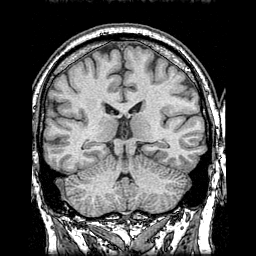
#> input picture test_img/MRI/25052.bmp, 256 x 256 px, found by its file name
$ python img_metrics.py
#> lines starting #> are read from the running program, lines starting #| are printed output that depends on the picture; after the words box and inside, x2 and y2 are one past the last pixel; in counts of white or black regions, pixels touching at a corner belong together
#> in load_gray, returned value is the input picture: shape (256, 256); min 0, max 255, mean 81.5
#> call 2 of load_gray, with path = 'test_img/PET/25052.bmp'
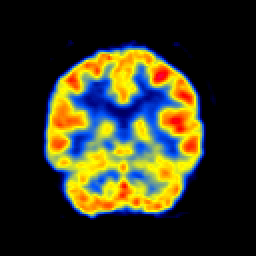
#> input picture test_img/PET/25052.bmp, 256 x 256 px, found by its file name
#> call 3 of load_gray, with path = 'test_img/Fused/Fused_Gray.bmp'
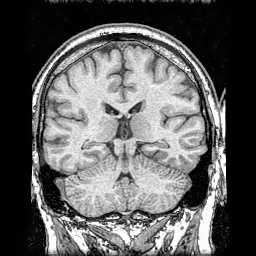
#> input picture test_img/Fused/Fused_Gray.bmp, 256 x 256 px, found by its file name
#> in load_gray, returned value is the input picture: shape (256, 256); min 0, max 255, mean 94.6
import numpy as np
import math
from scipy.signal import convolve2d

EPS = 1e-12

# ──────────────────────────────────────────────
# QABF  –  Quality of Image Fusion (Edge-based)
# ──────────────────────────────────────────────
def sobel_fn(x):
    # Sobel operators
    vtemp = np.array([[-1, 0, 1], [-2, 0, 2], [-1, 0, 1]]) / 8
    htemp = np.array([[-1, -2, -1], [0, 0, 0], [1, 2, 1]]) / 8

    a, b = htemp.shape
    x_ext = per_extn_im_fn(x, a)
    p, q = x_ext.shape
    gv = np.zeros((p - 2, q - 2))
    gh = np.zeros((p - 2, q - 2))
    gv = convolve2d(x_ext, vtemp, mode='valid')
    gh = convolve2d(x_ext, htemp, mode='valid')
    # for ii in range(1, p - 1):
    #     for jj in range(1, q - 1):
    #         gv[ii - 1, jj - 1] = np.sum(x_ext[ii - 1:ii + 2, jj - 1:jj + 2] * vtemp)
    #         gh[ii - 1, jj - 1] = np.sum(x_ext[ii - 1:ii + 2, jj - 1:jj + 2] * htemp)

    return gv, gh


def per_extn_im_fn(x, wsize):
    """
    Periodic extension of the given image in 4 directions.

    xout_ext = per_extn_im_fn(x, wsize)

    Periodic extension by (wsize-1)/2 on all 4 sides.
    wsize should be odd.

    Example:
        Y = per_extn_im_fn(X, 5);    % Periodically extends 2 rows and 2 columns in all sides.
    """

    hwsize = (wsize - 1) // 2  # Half window size excluding centre pixel.

    p, q = x.shape
    xout_ext = np.zeros((p + wsize - 1, q + wsize - 1))
    xout_ext[hwsize: p + hwsize, hwsize: q + hwsize] = x

    # Row-wise periodic extension.
    if wsize - 1 == hwsize + 1:
        xout_ext[0: hwsize, :] = xout_ext[2, :].reshape(1, -1)
        xout_ext[p + hwsize: p + wsize - 1, :] = xout_ext[-3, :].reshape(1, -1)

    # Column-wise periodic extension.
    xout_ext[:, 0: hwsize] = xout_ext[:, 2].reshape(-1, 1)
    xout_ext[:, q + hwsize: q + wsize - 1] = xout_ext[:, -3].reshape(-1, 1)

    return xout_ext

def qabf(pA, pB, pF):
    L = 1
    Tg = 0.9994
    kg = -15
    Dg = 0.5;
    Ta = 0.9879
    ka = -22
    Da = 0.8

    # Sobel Operator Sobel算子
    h1 = np.array([[1, 2, 1], [0, 0, 0], [-1, -2, -1]]).astype(np.float32)
    h2 = np.array([[0, 1, 2], [-1, 0, 1], [-2, -1, 0]]).astype(np.float32)
    h3 = np.array([[-1, 0, 1], [-2, 0, 2], [-1, 0, 1]]).astype(np.float32)

    # if y is the response to h1 and x is the response to h3;then the intensity is sqrt(x^2+y^2) and  is arctan(y/x);
    # 如果y对应h1，x对应h2，则强度为sqrt(x^2+y^2)，方向为arctan(y/x)

    strA = pA
    strB = pB
    strF = pF

    # 数组旋转180度
    def flip180(arr):
        return np.flip(arr)

    # 相当于matlab的Conv2
    def convolution_zero_pad(k, data):
        k = flip180(k)
        data = np.pad(data, ((1, 1), (1, 1)), 'constant', constant_values=(0, 0))
        img_new = convolve2d(data, k, mode='valid')
        return img_new

    def convolution(x, k):
        """
        Simulate MATLAB's conv2 with 'same' output size by performing a full convolution
        and then cropping the result to match the input size.
        """
        full = convolve2d(x, k, mode='full')
        kh, kw = k.shape
        h, w = x.shape
        return full[kh//2:kh//2+h, kw//2:kw//2+w]

    def getArray(img):
        SAx = convolution(img, h3)
        SAy = convolution(img, h1)
        gA = np.sqrt(np.multiply(SAx, SAx) + np.multiply(SAy, SAy))
        n, m = img.shape
        aA = np.zeros((n, m))
        zero_mask = SAx == 0
        aA[~zero_mask] = np.arctan(SAy[~zero_mask] / SAx[~zero_mask])
        aA[zero_mask] = np.pi / 2
        # [6 lines of commented-out code are left out]
        return gA, aA

    # 对strB和strF进行相同的操作
    gA, aA = getArray(strA)
#> in getArray, `zero_mask = SAx == 0`:
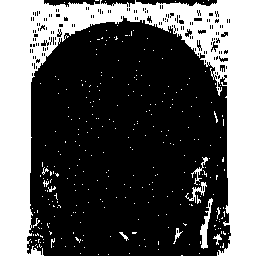
#> zero_mask: shape (256, 256) bool; 34.9% white; 304 white regions (293 under 20 px), largest, box (x1, y1, x2, y2) and area: (0, 0, 256, 256) 21643, (200, 198, 213, 249) 236, (185, 182, 207, 203) 119
    gB, aB = getArray(strB)
#> in getArray (call 2), `zero_mask = SAx == 0`: zero_mask: shape (256, 256) bool; 62.8% white; 7 black regions (1 under 20 px), largest, box (x1, y1, x2, y2) and area: (41, 39, 209, 221) 23810, (205, 79, 217, 107) 196, (171, 41, 195, 61) 188, (63, 39, 75, 49) 84, (59, 213, 67, 219) 40, (49, 57, 55, 63) 32
    gF, aF = getArray(strF)
#> in getArray (call 3), `zero_mask = SAx == 0`: zero_mask: shape (256, 256) bool; 25.8% white; 282 white regions (271 under 20 px), largest, box (x1, y1, x2, y2) and area: (1, 0, 255, 256) 13294, (223, 55, 238, 256) 1491, (19, 55, 29, 232) 1235

    # the relative strength and orientation value of GAF,GBF and AAF,ABF;
    def getQabf(aA, gA, aF, gF):
        mask = (gA > gF)
        GAF = np.where(mask, gF / (gA + EPS), np.where(gA == gF, gF, gA / (gF + EPS)))

        AAF = 1 - np.abs(aA - aF) / (math.pi / 2)

        QgAF = Tg / (1 + np.exp(kg * (GAF - Dg)))
        QaAF = Ta / (1 + np.exp(ka * (AAF - Da)))

        QAF = QgAF * QaAF
        return QAF

    QAF = getQabf(aA, gA, aF, gF)
#> in getQabf, `mask = (gA > gF)`: mask: shape (256, 256) bool; 26% white; 497 white regions (475 under 20 px), largest, box (x1, y1, x2, y2) and area: (31, 142, 227, 255) 6677, (33, 26, 226, 139) 4288, (49, 50, 121, 137) 1707
    QBF = getQabf(aB, gB, aF, gF)
#> in getQabf (call 2), `mask = (gA > gF)`: mask: shape (256, 256) bool; 16.4% white; 386 white regions (373 under 20 px), largest, box (x1, y1, x2, y2) and area: (44, 45, 205, 175) 6956, (61, 161, 136, 217) 1327, (130, 165, 170, 200) 408
#> in getQabf (call 2), `AAF = 1 - np.abs(aA - aF) / (math.pi / 2)`:
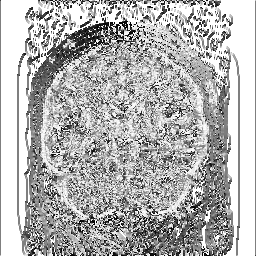
#> AAF: shape (256, 256) float64; min -0.999, max 1, mean 0.398; drawn with min black and max white
#> in getQabf (call 2), `QAF = QgAF * QaAF`:
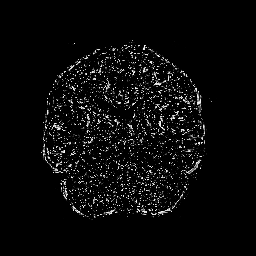
#> QAF: shape (256, 256) float64; min 3.54e-21, max 0.975, mean 0.0394

    # 计算QABF
    deno = np.sum(gA + gB)
#> deno = 11124048
    nume = np.sum(np.multiply(QAF, gA) + np.multiply(QBF, gB))
#> nume = 8037708.3
    output = nume / deno
#> output = 0.723
    return output

def petrovic_metrics(I1, I2, f):
    """
    Compute full Petrovic fusion quality metrics.

    Parameters:
        f  : fused image (2D numpy array)
        I1 : source image 1 (2D numpy array)
        I2 : source image 2 (2D numpy array)

    Returns:
        QABF  : Total information transferred from source to fused image
        LABF  : Total loss of information
        NABF  : Modified fusion artifacts (B. K. Shreyamsha Kumar)
        NABF1 : Fusion artifacts (Petrovic original)
    """
    # Parameters
    Td = 2
    wt_min = 0.001
    P = 1
    Lg = 1.5
    Nrg = 0.9999
    kg = 19
    sigmag = 0.5
    Nra = 0.9995
    ka = 22
    sigmaa = 0.5

    xrcw = f.astype(np.float64)
    x1   = I1.astype(np.float64)
    x2   = I2.astype(np.float64)

    # Edge strength & orientation
    gvA, ghA = sobel_fn(x1)
    gA = np.sqrt(ghA**2 + gvA**2)

    gvB, ghB = sobel_fn(x2)
    gB = np.sqrt(ghB**2 + gvB**2)

    gvF, ghF = sobel_fn(xrcw)
    gF = np.sqrt(ghF**2 + gvF**2)

    p, q = xrcw.shape

    # Relative edge strength
    gA_safe = np.where(gA == 0, 1.0, gA)
    gF_safe = np.where(gF == 0, 1.0, gF)
    gB_safe = np.where(gB == 0, 1.0, gB)

    gAF = np.where(
        (gA == 0) | (gF == 0), 0.0,
        np.where(gA > gF, gF / gA_safe, gA / gF_safe)
    )
    gBF = np.where(
        (gB == 0) | (gF == 0), 0.0,
        np.where(gB > gF, gF / gB_safe, gB / gF_safe)
    )
    # Relative edge orientation
    aA = np.where((gvA == 0) & (ghA == 0), 0, np.arctan2(gvA, ghA))
    aB = np.where((gvB == 0) & (ghB == 0), 0, np.arctan2(gvB, ghB))
    aF = np.where((gvF == 0) & (ghF == 0), 0, np.arctan2(gvF, ghF))

    aAF = np.abs(np.abs(aA - aF) - np.pi / 2) * 2 / np.pi
    aBF = np.abs(np.abs(aB - aF) - np.pi / 2) * 2 / np.pi

    # Edge preservation coefficients
    QgAF = Nrg / (1 + np.exp(-kg * (gAF - sigmag)))
    QaAF = Nra / (1 + np.exp(-ka * (aAF - sigmaa)))
    QAF  = np.sqrt(QgAF * QaAF)

    QgBF = Nrg / (1 + np.exp(-kg * (gBF - sigmag)))
    QaBF = Nra / (1 + np.exp(-ka * (aBF - sigmaa)))
    QBF  = np.sqrt(QgBF * QaBF)

    # Weights
    wtA = np.where(gA >= Td, gA**Lg, wt_min)
    wtB = np.where(gB >= Td, gB**Lg, wt_min)
    wt_sum = np.sum(wtA + wtB)

    # QABF: total fusion performance
    QAF_wtsum = np.sum(QAF * wtA) / wt_sum
    QBF_wtsum = np.sum(QBF * wtB) / wt_sum
    QABF = QAF_wtsum + QBF_wtsum

    # LABF: fusion loss
    rr = ((gF <= gA) | (gF <= gB)).astype(np.float64)
    LABF = np.sum(rr * ((1 - QAF) * wtA + (1 - QBF) * wtB)) / wt_sum

    # NABF1: fusion artifacts (Petrovic original)
    artifact_mask = (gF > gA) & (gF > gB)
    na1 = np.where(artifact_mask, 2 - QAF - QBF, 0.0)
    NABF1 = np.sum(na1 * (wtA + wtB)) / wt_sum

    # NABF: modified fusion artifacts (B. K. Shreyamsha Kumar)
    na = artifact_mask.astype(np.float64)
    NABF = np.sum(na * ((1 - QAF) * wtA + (1 - QBF) * wtB)) / wt_sum

    return QABF, LABF, NABF, NABF1

# ──────────────────────────────────────────────
# SF  –  Spatial Frequency
# ──────────────────────────────────────────────
def sf(F: np.ndarray) -> float:
    """Overall activity level via row and column frequency."""
    F = F.astype(np.float64)
    rf = np.diff(F, axis=0)
    cf = np.diff(F, axis=1)
    rf1 = np.sqrt((rf ** 2).mean())
    cf1 = np.sqrt((cf ** 2).mean())
    return float(np.sqrt(rf1 ** 2 + cf1 ** 2))

if __name__ == "__main__":
    import cv2
    from PIL import Image
    from time import time
    def load_gray(path):
        return np.array(Image.open(path).convert("L"))
    # def load_gray(path):
    #     return np.array(cv2.imread(path, cv2.IMREAD_GRAYSCALE))


    A = load_gray('test_img/MRI/25052.bmp')
    B = load_gray('test_img/PET/25052.bmp')
    F = load_gray('test_img/Fused/Fused_Gray.bmp')

    qabf_value = qabf(A, B, F)
#> qabf_value = 0.723
    print(f"Quality of Image Fusion (QABF): {qabf_value:.4f}")
#| Quality of Image Fusion (QABF): 0.7226

    qabf_value_full, labf_value, nabf_value, nabf1_value = petrovic_metrics(A, B, F)
#> in per_extn_im_fn, `xout_ext[0: hwsize, :] = xout_ext[2, :].reshape(1, -1)`: xout_ext: shape (258, 258) float64; min 0, max 255, mean 80.3
#> in per_extn_im_fn, `xout_ext[p + hwsize: p + wsize - 1, :] = xout_ext[-3, :].reshape(1, -1)`:
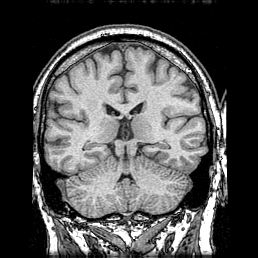
#> xout_ext: shape (258, 258) float64; min 0, max 255, mean 80.4
#> in sobel_fn, `gh = convolve2d(x_ext, htemp, mode='valid')`:
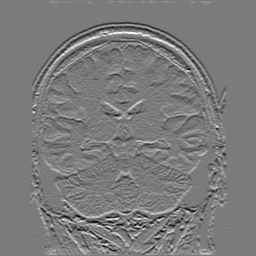
#> gh: shape (256, 256) float64; min -117.8, max 125, mean 0; drawn with min black and max white
#> in petrovic_metrics, `wt_sum = np.sum(wtA + wtB)`: wt_sum = 8268696
#> in petrovic_metrics, `QAF_wtsum = np.sum(QAF * wtA) / wt_sum`: QAF_wtsum = 0.803
#> in petrovic_metrics, `QBF_wtsum = np.sum(QBF * wtB) / wt_sum`: QBF_wtsum = 0.0861
#> in petrovic_metrics, `QABF = QAF_wtsum + QBF_wtsum`: QABF = 0.889
#> in petrovic_metrics, `LABF = np.sum(rr * ((1 - QAF) * wtA + (1 - QBF) * wtB)) / wt_sum`: LABF = 0.0917
#> in petrovic_metrics, `NABF1 = np.sum(na1 * (wtA + wtB)) / wt_sum`: NABF1 = 0.294
#> in petrovic_metrics, `NABF = np.sum(na * ((1 - QAF) * wtA + (1 - QBF) * wtB)) / wt_sum`: NABF = 0.0194
#> qabf_value_full = 0.889; labf_value = 0.0917; nabf_value = 0.0194; nabf1_value = 0.294
    print(f"Petrovic Metrics:")
    print(f"QABF: {qabf_value_full:.4f}")
#| QABF: 0.8889
    print(f"LABF: {labf_value:.4f}")
#| LABF: 0.0917
    print(f"NABF: {nabf_value:.4f}")
#| NABF: 0.0194
    print(f"NABF1: {nabf1_value:.4f}")
#| NABF1: 0.2937
